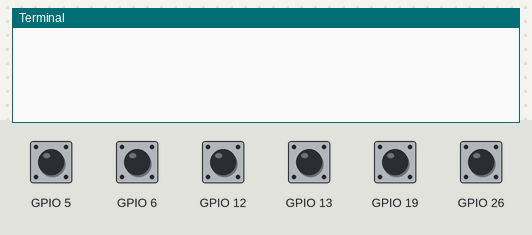
Simulated run of this program. Board: Raspberry Pi (BCM pin numbers). Parts: the last lines printed to the terminal. The test bench sets the inputs (shaded band); at power-on: GPIO 5, GPIO 6, GPIO 12, GPIO 13, GPIO 19, GPIO 26 HIGH.

Above: at 5.0 s.
5.1 s: GPIO 5 pulled LOW for 0.25 s
At 6.3 s:
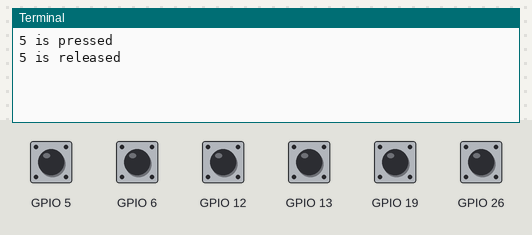
6.9 s: GPIO 6 pulled LOW for 0.25 s
At 7.16 s:
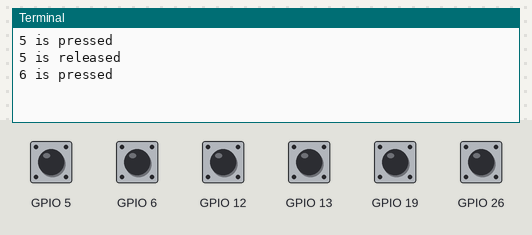
8.6 s: GPIO 12 pulled LOW for 0.25 s
At 10.0 s:
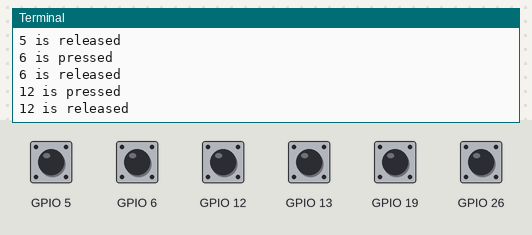
10.3 s: GPIO 13 pulled LOW for 0.25 s
At 11.6 s:
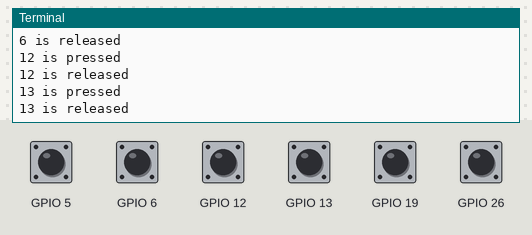
12.0 s: GPIO 19 pulled LOW for 0.25 s
At 13.0 s:
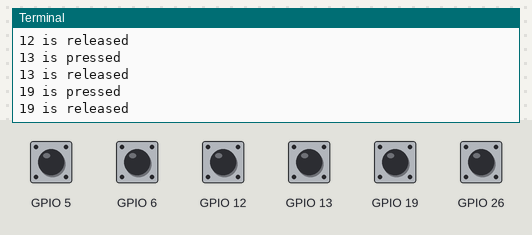
13.7 s: GPIO 26 pulled LOW for 0.25 s
At 15.4 s:
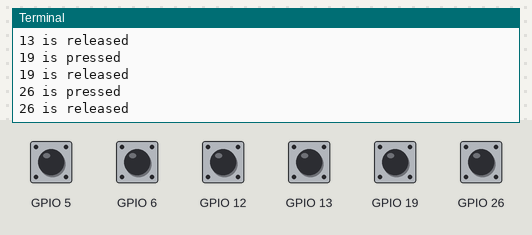

Measured:
- after the input at 5.1 s, the terminal: prints a new line after 0.10 s (image 1)
- after the input at 6.9 s, the terminal: prints a new line after 0.10 s (image 2)
- after the input at 8.6 s, the terminal: prints a new line at once (image 3)
- after the input at 10.3 s, the terminal: prints a new line after 0.11 s (image 4)
- after the input at 12.0 s, the terminal: prints a new line at once (image 5)
- after the input at 13.7 s, the terminal: prints a new line after 0.11 s (image 6)

The program:

buttons.py
```python
#!/usr/bin/env python3
#handle button input.

import RPi.GPIO as GPIO

class button(object):
  """Handle input from a single button channel on GPIO."""

  DOWN = 0        #Indicates button is currently being pressed.
  UP = 1          #Indicates the button is not pressed.
  STATE = 1       #Mask for button state.
  CHANGE = 2      #Indicates button has changed state since last update.

  @staticmethod
  def justpressed( aState ) :
    return aState == button.CHANGE | button.DOWN

  @staticmethod
  def ison( aState ):
    '''return True if given button state is on'''
    return (aState & button.STATE) == button.DOWN

  @staticmethod
  def ischanged( aState ):
    '''return True if given button state indicates it changed.'''
    return (aState & button.CHANGE) != 0

  def __init__( self, channel ):
    super(button, self).__init__()
    self._channel = channel
    GPIO.setup(channel, GPIO.IN, pull_up_down = GPIO.PUD_UP)
    self._curstate = 1  #start out high (not pressed).
    self._prevstate = 1

  @property
  def channel( self ):
    return self._channel

  @property
  def state( self ):
    return self._curstate

  @property
  def pressed( self ):
    '''return 1 if button just pressed else 0'''
    return (self._prevstate ^ self._curstate) & self._prevstate & button.STATE

  @property
  def released( self ):
    '''return 1 if button just released else 0'''
    return (self._prevstate ^ self._curstate) & self._curstate & button.STATE

  @property
  def on( self ):
    '''return True if button state is on'''
    return button.ison(self._curstate)

  def update( self ):
    '''Update button state and returns state + change flag.'''
    self._prevstate = self._curstate
    res = GPIO.input(self._channel)
    if res != (self._prevstate & button.STATE):
      res |= button.CHANGE

    self._curstate = res

    return res

if __name__ == '__main__':  #start server and open browser
  import time

  #Snooze, Alarm On/Off Switch, Alarm Set, Minute, Hour, Time Set (Update temp)
  ButtonIDS = [12, 5, 6, 13, 19, 26]

  def test(  ):
    GPIO.setwarnings(False)
    GPIO.setmode(GPIO.BCM)

    MyButtons = [ button(x) for x in ButtonIDS ]

    running = True;
    try:
      while running:
        for b in MyButtons:
          state = b.update()
          if state & button.CHANGE:
            print("{} is {}".format(b.channel, "released" if state & button.UP else "pressed"))
        time.sleep(0.2)
    except KeyboardInterrupt:
      print("exiting.")
      running = False

  test()
  print('done')
```
